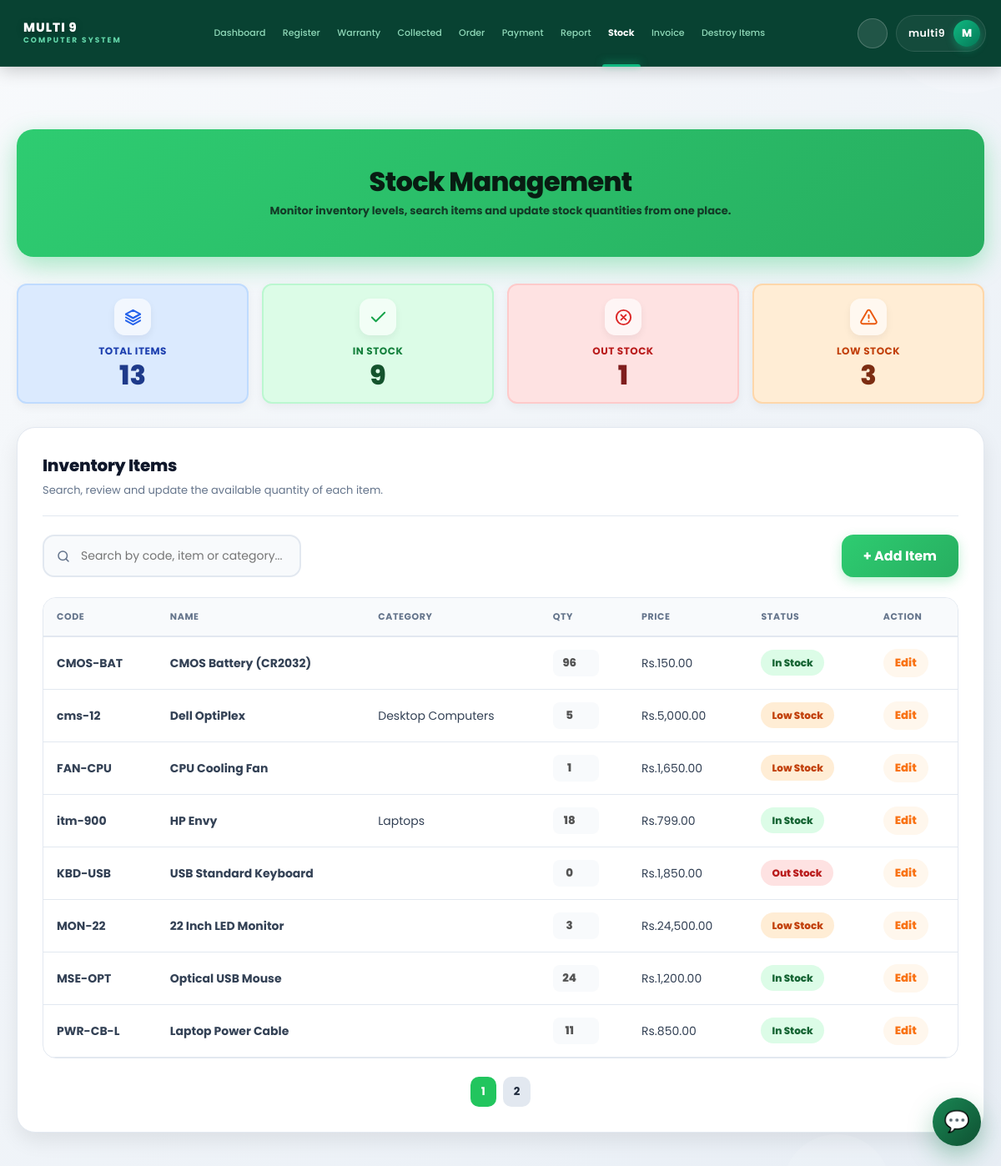
Page /stock.php (signed in) on the committed database.
### tables this page shows
CREATE TABLE `stock` (
  `item_code` varchar(50) NOT NULL,
  `item_name` varchar(100) NOT NULL,
  `category_id` int(11) DEFAULT NULL,
  `quantity` int(11) DEFAULT 0,
  `unit_price` decimal(10,2) DEFAULT NULL,
  `status` varchar(20) DEFAULT NULL
);

CREATE TABLE `category` (
  `category_id` int(11) NOT NULL,
  `category_name` varchar(100) NOT NULL,
  `status` varchar(20) DEFAULT NULL
);

### stock.php (the view, shortened to what this page needs)
<?php
include 'db_config.php';
include 'navbar.php';
$totalItems = $conn->query("SELECT COUNT(*) total FROM stock")->fetch_assoc()['total'];
$inStock = $conn->query("SELECT COUNT(*) total FROM stock WHERE quantity > 5")->fetch_assoc()['total'];
$outStock = $conn->query("SELECT COUNT(*) total FROM stock WHERE quantity = 0")->fetch_assoc()['total'];
$lowStock = $conn->query("SELECT COUNT(*) total FROM stock WHERE quantity > 0 AND quantity <= 5")->fetch_assoc()['total'];
$stocks = $conn->query("
    SELECT s.*, c.category_name
    FROM stock s
    LEFT JOIN category c ON s.category_id = c.category_id
");
?>
<!DOCTYPE html>
<html lang="en">
<head>
</head>
<body>
<div class="page-container">
    <section class="stock-header">
        <h1 style="font-size: 32px; font-weight: 800; margin-bottom: 8px;">Stock Management</h1>
        <p style="margin: 0; opacity: 0.95;">Monitor inventory levels, search items and update stock quantities from one place.</p>
    </section>
    <div class="cards">
        <div class="card total" onclick="showAll()">
            <span class="card-icon" aria-hidden="true">
                <svg viewBox="0 0 24 24" fill="none" stroke="#2563eb" stroke-width="2" stroke-linecap="round" stroke-linejoin="round">
                    <path d="M21 8l-9 5-9-5"></path><path d="M3 16l9 5 9-5"></path><path d="M3 12l9 5 9-5"></path><path d="M12 3l9 5-9 5-9-5 9-5z"></path>
                </svg>
            </span>
            <h3>Total Items</h3>
            <h1><?= $totalItems ?></h1>
        </div>
        <div class="card in" onclick="filterIn()">
            <span class="card-icon" aria-hidden="true">
                <svg viewBox="0 0 24 24" fill="none" stroke="#16a34a" stroke-width="2" stroke-linecap="round" stroke-linejoin="round">
                    <path d="M20 6L9 17l-5-5"></path>
                </svg>
            </span>
            <h3>In Stock</h3>
            <h1><?= $inStock ?></h1>
        </div>
        <div class="card out" onclick="filterOut()">
            <span class="card-icon" aria-hidden="true">
                <svg viewBox="0 0 24 24" fill="none" stroke="#dc2626" stroke-width="2" stroke-linecap="round" stroke-linejoin="round">
                    <circle cx="12" cy="12" r="9"></circle><path d="M9 9l6 6M15 9l-6 6"></path>
                </svg>
            </span>
            <h3>Out Stock</h3>
            <h1><?= $outStock ?></h1>
        </div>
        <div class="card low" onclick="filterLow()">
            <span class="card-icon" aria-hidden="true">
                <svg viewBox="0 0 24 24" fill="none" stroke="#ea580c" stroke-width="2" stroke-linecap="round" stroke-linejoin="round">
                    <path d="M10.3 3.7L2.4 17.3A2 2 0 004.1 20h15.8a2 2 0 001.7-2.7L13.7 3.7a2 2 0 00-3.4 0z"></path><path d="M12 9v4"></path><path d="M12 17h.01"></path>
                </svg>
            </span>
            <h3>Low Stock</h3>
            <h1><?= $lowStock ?></h1>
        </div>
    </div>
    <div class="content-box">
        <div class="content-heading">
            <div>
                <h2>Inventory Items</h2>
                <p>Search, review and update the available quantity of each item.</p>
            </div>
        </div>
        <div class="search-add-bar">
            <div class="search-wrap">
                <input type="text" class="search-box" placeholder="Search by code, item or category..." onkeyup="searchTable(this.value)">
            </div>
            <a href="stock_register.php" class="add-btn">+ Add Item</a>
        </div>
        <div class="table-box">
            <table>
                <thead>
                    <tr>
                        <th>Code</th>
                        <th>Name</th>
                        <th>Category</th>
                        <th>Qty</th>
                        <th>Price</th>
                        <th>Status</th>
                        <th>Action</th>
                    </tr>
                </thead>
                <tbody id="tableBody">
                <?php
                while($r = $stocks->fetch_assoc()) {
                    if ($r['quantity'] == 0) {
                        $st = "Out Stock";
                        $cl = "out-stock";
                    } elseif ($r['quantity'] <= 5) {
                        $st = "Low Stock";
                        $cl = "low-stock";
                    } else {
                        $st = "In Stock";
                        $cl = "in-stock";
                    }
                ?>
                    <tr>
                        <td data-label="Code"><strong><?= $r['item_code'] ?></strong></td>
                        <td data-label="Item Name"><strong><?= $r['item_name'] ?></strong></td>
                        <td data-label="Category"><?= $r['category_name'] ?></td>
                        <td data-label="Quantity">
                            <input type="number" class="qty-input" value="<?= $r['quantity'] ?>" disabled>
                        </td>
                        <td data-label="Unit Price">Rs.<?= number_format($r['unit_price'], 2) ?></td>
                        <td data-label="Status"><span class="status <?= $cl ?>"><?= $st ?></span></td>
                        <td data-label="Action">
                            <button class="edit-btn" onclick="toggleEdit(this)">Edit</button>
                        </td>
                    </tr>
                <?php } ?>
                </tbody>
            </table>
        </div>
        <div class="pagination" id="pagination"></div>
    </div>
</div>
<?php include_once __DIR__ . '/chatbot.php'; ?>
</body>
</html>

### CSS/global.css (style rules this page uses)
:root { --primary-green: #0f766e; --primary-green-dark: #0f4f46; --primary-green-light: #ccfbf1; --accent-green: #04d992; --dark-surface: #0f172a; --dark-bg: #020617; --light-bg: #f8fafc; --light-surface: #ffffff; --text-dark: #1e293b; --text-muted: #64748b; --border-light: #e2e8f0; --nav-height: 80px; --card-shadow: 0 10px 25px -5px rgba(0, 0, 0, 0.05), 0 8px 10px -6px rgba(0, 0, 0, 0.01); --border-radius: 16px; --transition: all 0.3s ease-in-out; }
* { margin: 0; padding: 0; box-sizing: border-box; font-family: 'Poppins', sans-serif; }
html, body { height: auto; min-height: 100vh; overflow-x: hidden; }
body { background: var(--light-bg); color: var(--text-dark); padding-top: var(--nav-height); transition: var(--transition); }
h1, h2, h3, h4, h5, h6 { color: var(--text-dark); }

### navbar.php (style rules this page uses)
:root { --nav-bg: #043f2e; --nav-accent: #10b981; }

### chatbot.php (style rules this page uses)
:root { --m9-blue:#198754;--m9-dark:#0f5132;--m9-bg:#f2fbf6;--m9-text:#173528;--m9-border:#d7eadf }

### rows in the picture
stock: item_code "CMOS-BAT", item_name "CMOS Battery (CR2032)", quantity "96", unit_price "150.00", quantity "In Stock"
stock: item_code "cms-12", item_name "Dell OptiPlex", category.category_name "Desktop Computers", quantity "5", unit_price "5,000.00", quantity "Low Stock"
stock: item_code "FAN-CPU", item_name "CPU Cooling Fan", quantity "1", unit_price "1,650.00", quantity "Low Stock"
stock: item_code "itm-900", item_name "HP Envy", category.category_name "Laptops", quantity "18", unit_price "799.00", quantity "In Stock"
stock: item_code "KBD-USB", item_name "USB Standard Keyboard", quantity "0", unit_price "1,850.00", quantity "Out Stock"
stock: item_code "MON-22", item_name "22 Inch LED Monitor", quantity "3", unit_price "24,500.00", quantity "Low Stock"
stock: item_code "MSE-OPT", item_name "Optical USB Mouse", quantity "24", unit_price "1,200.00", quantity "In Stock"
stock: item_code "PWR-CB-L", item_name "Laptop Power Cable", quantity "11", unit_price "850.00", quantity "In Stock"

### other values in the picture
$user_name "multi9"
$user_initial "M"
$totalItems "13"
$inStock "9"
$outStock "1"
$lowStock "3"
